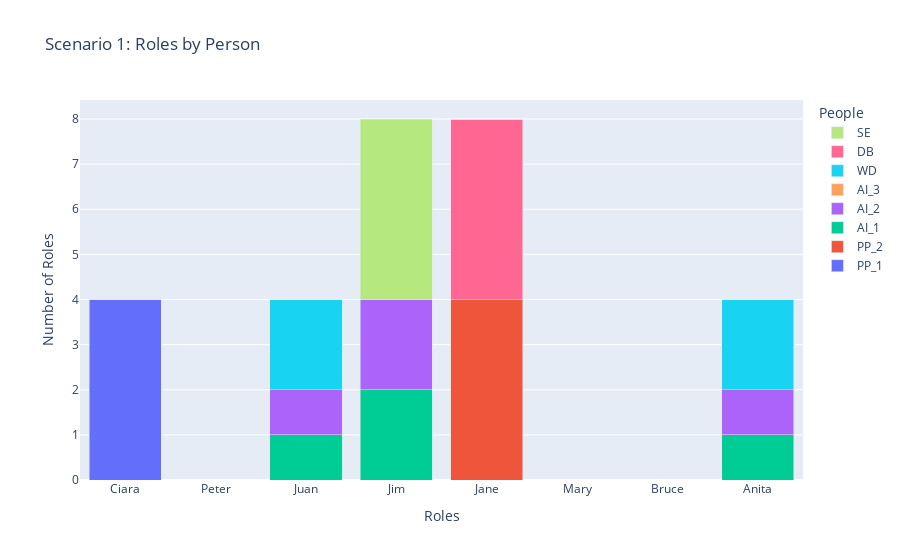

Write notebook code for a chart like this one.
### Code cell
def plot_s1():
    fig = go.Figure()
    
    for person in df_s1.index:
        fig.add_trace(go.Bar(
            x=df_s1.columns,
            y=df_s1.loc[person],
            name=person
        ))
        
    fig.update_layout(
        title = "Scenario 1: Roles by Person",
        xaxis_title="Roles",
        yaxis_title="Number of Roles",
        barmode="stack",
        legend_title="People"
    )
        
    fig.show()
        
plot_s1()

### Figure 1 — Plotly figure (JSON) as saved in the notebook; plotly's stock layout.template omitted (floating-point values rounded to 4 significant figures)
{"data": [{"name": "PP_1", "type": "bar", "x": ["Ciara", "Peter", "Juan", "Jim", "Jane", "Mary", "Bruce", "Anita"], "y": [4, 0, 0, 0, 0, 0, 0, 0]}, {"name": "PP_2", "type": "bar", "x": ["Ciara", "Peter", "Juan", "Jim", "Jane", "Mary", "Bruce", "Anita"], "y": [0, 0, 0, 0, 4, 0, 0, 0]}, {"name": "AI_1", "type": "bar", "x": ["Ciara", "Peter", "Juan", "Jim", "Jane", "Mary", "Bruce", "Anita"], "y": [0, 0, 1, 2, 0, 0, 0, 1]}, {"name": "AI_2", "type": "bar", "x": ["Ciara", "Peter", "Juan", "Jim", "Jane", "Mary", "Bruce", "Anita"], "y": [0, 0, 1, 2, 0, 0, 0, 1]}, {"name": "AI_3", "type": "bar", "x": ["Ciara", "Peter", "Juan", "Jim", "Jane", "Mary", "Bruce", "Anita"], "y": [0, 0, 0, 0, 0, 0, 0, 0]}, {"name": "WD", "type": "bar", "x": ["Ciara", "Peter", "Juan", "Jim", "Jane", "Mary", "Bruce", "Anita"], "y": [0, 0, 2, 0, 0, 0, 0, 2]}, {"name": "DB", "type": "bar", "x": ["Ciara", "Peter", "Juan", "Jim", "Jane", "Mary", "Bruce", "Anita"], "y": [0, 0, 0, 0, 4, 0, 0, 0]}, {"name": "SE", "type": "bar", "x": ["Ciara", "Peter", "Juan", "Jim", "Jane", "Mary", "Bruce", "Anita"], "y": [0, 0, 0, 4, 0, 0, 0, 0]}], "layout": {"barmode": "stack", "legend": {"title": {"text": "People"}}, "title": {"text": "Scenario 1: Roles by Person"}, "xaxis": {"title": {"text": "Roles"}}, "yaxis": {"title": {"text": "Number of Roles"}}}}
